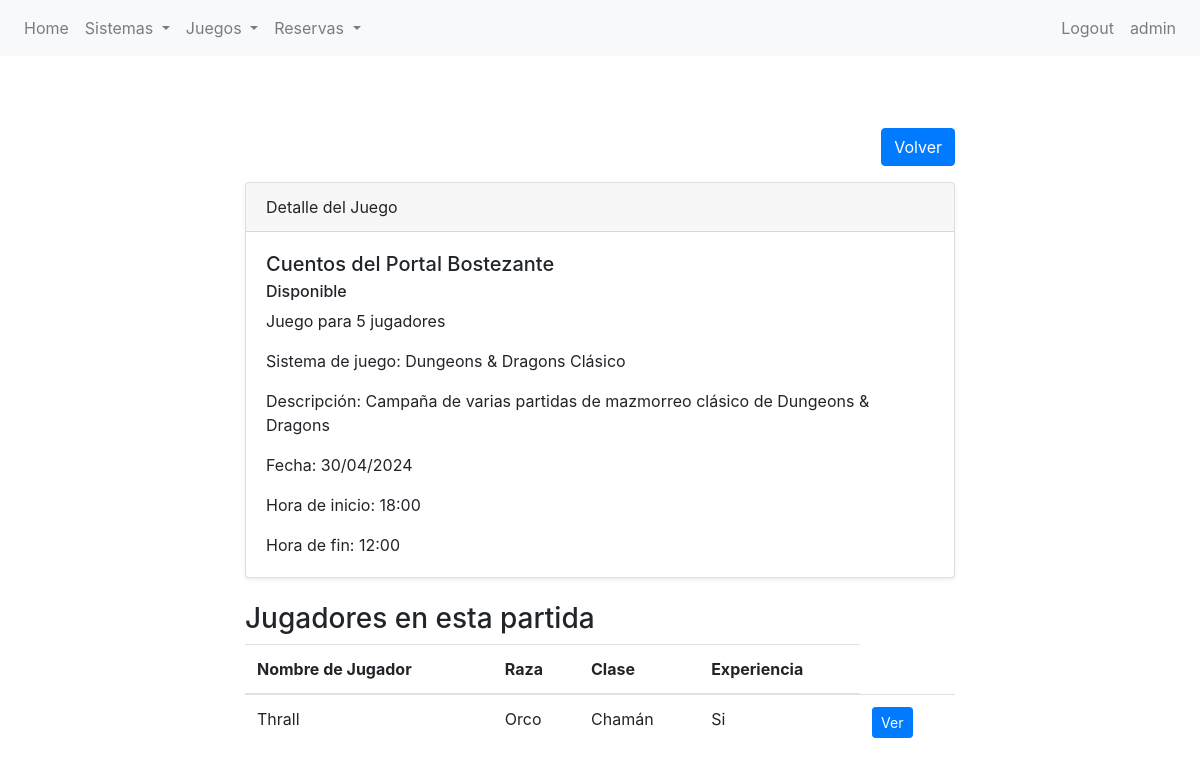
Before: /partidas/juego/1/detail/ (signed in) with the older database file.
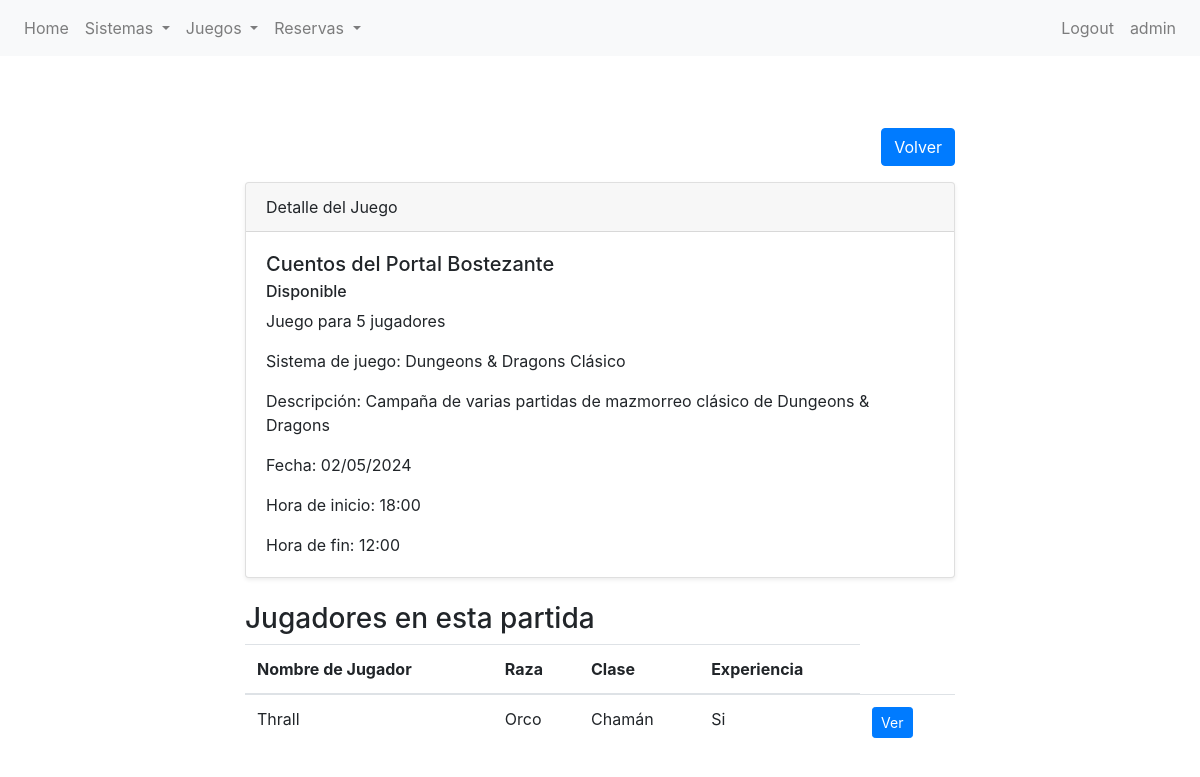
After: the same page with the newer database file.
### partidas/models.py (models this page shows, shortened)
class Juego(models.Model):
    nombre = models.CharField(max_length=250)
    disponible = models.BooleanField(default=True)
    numero_de_jugadores = models.IntegerField()
    sistema_de_juego = models.ForeignKey(Sistema, on_delete=models.CASCADE, related_name='sistema_de_juego')
    descripcion = models.TextField(blank=True, null=True)
    fecha = models.DateField(default=timezone.now)
    hora_inicio = models.TimeField(default=timezone.now)
    hora_fin = models.TimeField(default=timezone.now)

class Sistema(models.Model):
    nombre = models.CharField(max_length=100)
    dado = models.CharField(
        max_length=6,
        choices=Dado.choices,
        default=Dado.D20
        )
    base = models.CharField(
        max_length=6,
        choices=Base.choices,
        default=Base.DND5E
        )
    descripcion = models.CharField(max_length=500)
    def __str__(self):
        return f"{self.nombre}"

### partidas/views.py (the view)
# urls.py: path("juego/<int:pk>/detail/", JuegoDetailView.as_view(), name="juego-detail"),
class JuegoDetailView(LoginRequiredMixin, DetailView):
    model = Juego
    template_name = "partidas/vbc/juego-detail.html"
    context_object_name = "juego"

### partidas/models.py (called while the page is built)
    def get_experiencia_display(self):
        return "Si" if self.experiencia else "No"

### partidas/templates/partidas/vbc/juego-detail.html (shortened to what this page needs)
{% extends 'partidas/base.html' %}
{% block content %}
<section class="py-5">
    <div class="container">
        <div class="row">
            <div class="col-lg-8 mx-auto">
                <div class="text-right mb-3">
                    <a href="#" class="btn btn-primary" onclick="history.back()">Volver</a>
                </div>
                <div class="card shadow-sm">
                    <div class="card-header">
                        Detalle del Juego
                    </div>
                    <div class="card-body">
                        <h5 class="card-title">{{ juego.nombre }}</h5>
                        {% if juego.disponible %}
                        <h6 class="card-subtitle mb-2">Disponible</h6>
                        {% else %}
                        <h6 class="card-subtitle mb-2">No Disponible</h6>
                        {% endif %}
                        <p class="card-text">Juego para {{ juego.numero_de_jugadores }} jugadores</p>
                        <p class="card-text">Sistema de juego: {{ juego.sistema_de_juego }}</p>
                        <p class="card-text">Descripción: {{ juego.descripcion | default:"No proporcionado" }}</p>
                        <p class="card-text">Fecha: {{ juego.fecha | date:"d/m/Y" }}</p>
                        <p class="card-text">Hora de inicio: {{ juego.hora_inicio | date:"H:i" }}</p>
                        <p class="card-text">Hora de fin: {{ juego.hora_fin | date:"H:i" }}</p>
                    </div>
                </div>
                <div class="mt-4">
                    <h3>Jugadores en esta partida</h3>
                    <table class="table">
                        <thead>
                            <tr>
                                <th scope="col">Nombre de Jugador</th>
                                <th scope="col">Raza</th>
                                <th scope="col">Clase</th>
                                <th scope="col">Experiencia</th>
                            </tr>
                        </thead>
                        <tbody>
                            {% for reserva in juego.reservas.all %}
                            <tr>
                                <td>{{ reserva.jugador }}</td>
                                <td>{{ reserva.raza }}</td>
                                <td>{{ reserva.clase }}</td>
                                <td>{{ reserva.get_experiencia_display }}</td>
                                <td class="d-flex align-items-center">
                                    <a href="{% url 'reserva-detail' reserva.id %}" class="btn btn-primary btn-sm mr-1">Ver</a>
                                </td>
                            </tr>
                            {% empty %}
                            <tr>
                                <td colspan="5">No hay jugadores para esta partida.</td>
                            </tr>
                            {% endfor %}
                        </tbody>
                    </table>
                </div>
            </div>
        </div>
    </div>
</section>
{% endblock %}

Changed rows visible on the page:
changed Juego "Cuentos del Portal Bostezante": fecha "30/04/2024" → "02/05/2024"
